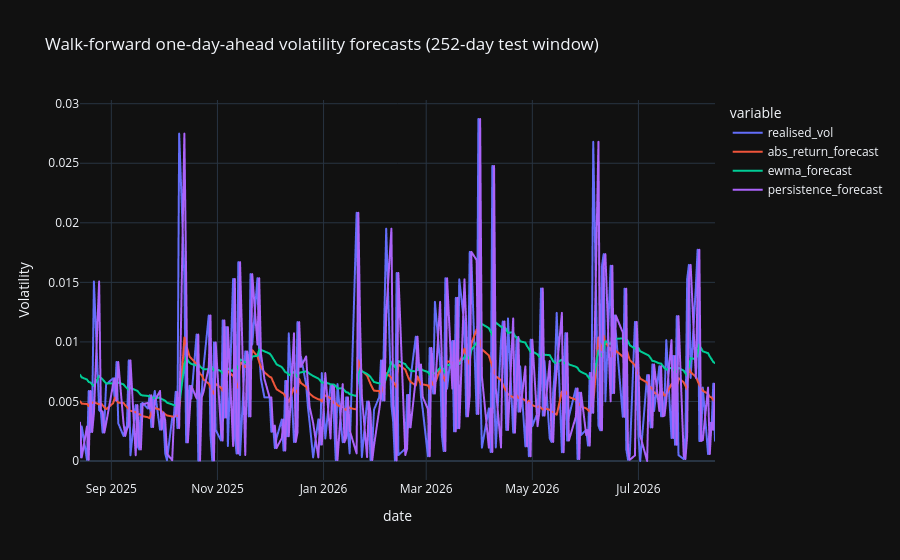

Notebook cell for this chart:
### Code cell
wf[['realised_vol', 'abs_return_forecast', 'ewma_forecast', 'persistence_forecast']].plot(
    title='Walk-forward one-day-ahead volatility forecasts (252-day test window)',
    labels={'value': 'Volatility', 'index': 'Date'}
)

### Figure 1 — Plotly figure (JSON) as saved in the notebook; plotly's stock layout.template omitted (floating-point values rounded to 4 significant figures; data arrays with more than 128 entries replaced by an {"elided": "..."} marker saying what was removed)
{"data": [{"hovertemplate": "variable=realised_vol<br>date=%{x}<br>Volatility=%{y}<extra></extra>", "legendgroup": "realised_vol", "line": {"color": "#636efa", "dash": "solid"}, "marker": {"symbol": "circle"}, "mode": "lines", "name": "realised_vol", "showlegend": true, "type": "scattergl", "x": {"elided": "252 str values"}, "xaxis": "x", "y": {"elided": "252 float values"}, "yaxis": "y"}, {"hovertemplate": "variable=abs_return_forecast<br>date=%{x}<br>Volatility=%{y}<extra></extra>", "legendgroup": "abs_return_forecast", "line": {"color": "#EF553B", "dash": "solid"}, "marker": {"symbol": "circle"}, "mode": "lines", "name": "abs_return_forecast", "showlegend": true, "type": "scattergl", "x": {"elided": "252 str values"}, "xaxis": "x", "y": {"elided": "252 float values"}, "yaxis": "y"}, {"hovertemplate": "variable=ewma_forecast<br>date=%{x}<br>Volatility=%{y}<extra></extra>", "legendgroup": "ewma_forecast", "line": {"color": "#00cc96", "dash": "solid"}, "marker": {"symbol": "circle"}, "mode": "lines", "name": "ewma_forecast", "showlegend": true, "type": "scattergl", "x": {"elided": "252 str values"}, "xaxis": "x", "y": {"elided": "252 float values"}, "yaxis": "y"}, {"hovertemplate": "variable=persistence_forecast<br>date=%{x}<br>Volatility=%{y}<extra></extra>", "legendgroup": "persistence_forecast", "line": {"color": "#ab63fa", "dash": "solid"}, "marker": {"symbol": "circle"}, "mode": "lines", "name": "persistence_forecast", "showlegend": true, "type": "scattergl", "x": {"elided": "252 str values"}, "xaxis": "x", "y": {"elided": "252 float values"}, "yaxis": "y"}], "layout": {"legend": {"title": {"text": "variable"}, "tracegroupgap": 0}, "title": {"text": "Walk-forward one-day-ahead volatility forecasts (252-day test window)"}, "xaxis": {"anchor": "y", "domain": [0, 1], "title": {"text": "date"}}, "yaxis": {"anchor": "x", "domain": [0, 1], "title": {"text": "Volatility"}}}}
